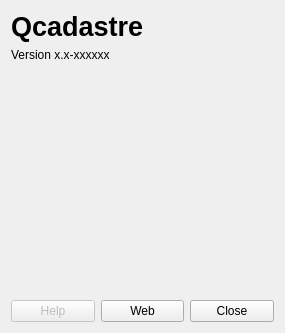
<?xml version="1.0" encoding="UTF-8"?>
<ui version="4.0">
 <class>About</class>
 <widget class="QDialog" name="About">
  <property name="geometry">
   <rect>
    <x>0</x>
    <y>0</y>
    <width>285</width>
    <height>333</height>
   </rect>
  </property>
  <property name="windowTitle">
   <string>Qcadastre About</string>
  </property>
  <layout class="QGridLayout">
   <item row="2" column="0" colspan="3">
    <widget class="QTextEdit" name="txtAbout">
     <property name="palette">
      <palette>
       <active>
        <colorrole role="Base">
         <brush brushstyle="SolidPattern">
          <color alpha="0">
           <red>0</red>
           <green>0</green>
           <blue>0</blue>
          </color>
         </brush>
        </colorrole>
       </active>
       <inactive>
        <colorrole role="Base">
         <brush brushstyle="SolidPattern">
          <color alpha="0">
           <red>0</red>
           <green>0</green>
           <blue>0</blue>
          </color>
         </brush>
        </colorrole>
       </inactive>
       <disabled>
        <colorrole role="Base">
         <brush brushstyle="SolidPattern">
          <color alpha="255">
           <red>255</red>
           <green>255</green>
           <blue>255</blue>
          </color>
         </brush>
        </colorrole>
       </disabled>
      </palette>
     </property>
     <property name="autoFillBackground">
      <bool>true</bool>
     </property>
     <property name="frameShape">
      <enum>QFrame::NoFrame</enum>
     </property>
     <property name="frameShadow">
      <enum>QFrame::Plain</enum>
     </property>
     <property name="readOnly">
      <bool>true</bool>
     </property>
     <property name="html">
      <string>&lt;!DOCTYPE HTML PUBLIC &quot;-//W3C//DTD HTML 4.0//EN&quot; &quot;http://www.w3.org/TR/REC-html40/strict.dtd&quot;&gt;
&lt;html&gt;&lt;head&gt;&lt;meta name=&quot;qrichtext&quot; content=&quot;1&quot; /&gt;&lt;style type=&quot;text/css&quot;&gt;
p, li { white-space: pre-wrap; }
&lt;/style&gt;&lt;/head&gt;&lt;body style=&quot; font-family:'Droid Sans'; font-size:10pt; font-weight:400; font-style:normal;&quot;&gt;
&lt;p style=&quot;-qt-paragraph-type:empty; margin-top:0px; margin-bottom:0px; margin-left:0px; margin-right:0px; -qt-block-indent:0; text-indent:0px; font-family:'Sans Serif'; font-size:9pt;&quot;&gt;&lt;br /&gt;&lt;/p&gt;&lt;/body&gt;&lt;/html&gt;</string>
     </property>
    </widget>
   </item>
   <item row="3" column="0">
    <widget class="QPushButton" name="btnHelp">
     <property name="enabled">
      <bool>false</bool>
     </property>
     <property name="text">
      <string>Help</string>
     </property>
    </widget>
   </item>
   <item row="3" column="2">
    <widget class="QPushButton" name="btnClose">
     <property name="text">
      <string>Close</string>
     </property>
    </widget>
   </item>
   <item row="3" column="1">
    <widget class="QPushButton" name="btnWeb">
     <property name="text">
      <string>Web</string>
     </property>
    </widget>
   </item>
   <item row="1" column="0" colspan="2">
    <widget class="QLabel" name="lblVersion">
     <property name="text">
      <string>Version x.x-xxxxxx</string>
     </property>
    </widget>
   </item>
   <item row="0" column="0" colspan="2">
    <widget class="QLabel" name="lblTitle">
     <property name="font">
      <font>
       <pointsize>20</pointsize>
       <weight>75</weight>
       <bold>true</bold>
      </font>
     </property>
     <property name="text">
      <string>Qcadastre</string>
     </property>
     <property name="textFormat">
      <enum>Qt::RichText</enum>
     </property>
    </widget>
   </item>
  </layout>
 </widget>
 <resources/>
 <connections>
  <connection>
   <sender>btnClose</sender>
   <signal>clicked()</signal>
   <receiver>About</receiver>
   <slot>reject()</slot>
   <hints>
    <hint type="sourcelabel">
     <x>325</x>
     <y>279</y>
    </hint>
    <hint type="destinationlabel">
     <x>267</x>
     <y>266</y>
    </hint>
   </hints>
  </connection>
 </connections>
</ui>
